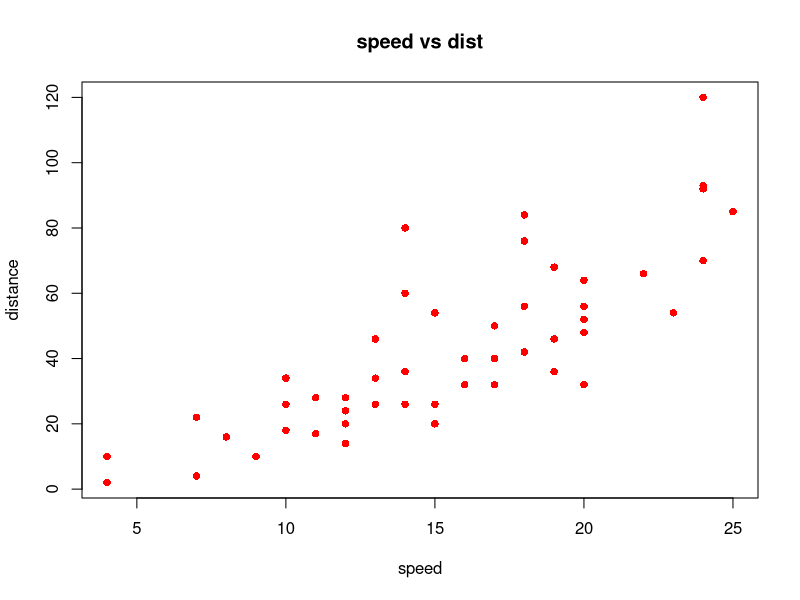
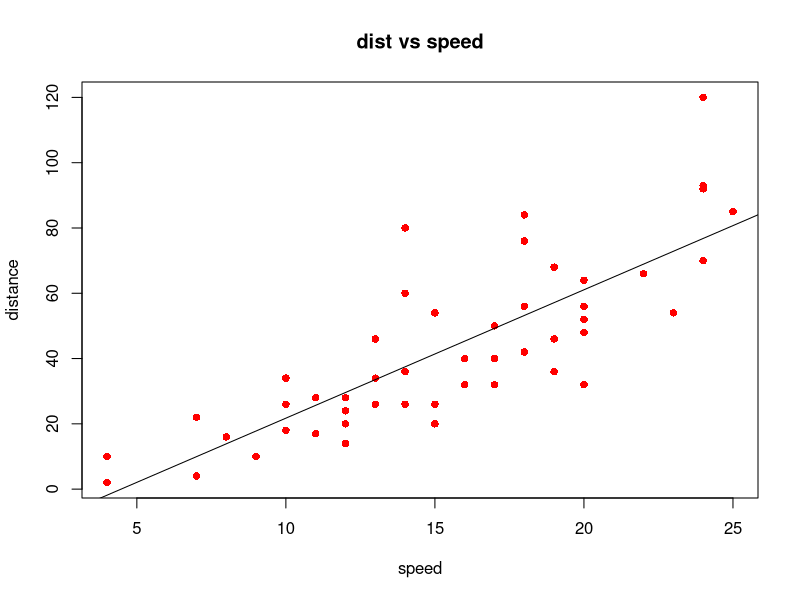

The R script that drew these images, in order:
#to view the dataset built-in called cars in another tab

#1. Basic R dataset commands 
View(cars) #the cars dataset is what we will be using for this test

dim(cars) #gives u the row x column of the cars dataset

nrow(cars) # gives u the number of rows

ncol(cars) # gives u the number of cols

#2. this is the plot function to plot only the points on the graph
plot(dist~speed,data=cars,xlab="speed",ylab="distance",main="speed vs dist",pch=16,cex=1,col="red")
#first argument : tells u the relation between x and y so y~x or speed~dist
#dist~speed is telling between what parameters u have to draw graph

#second argument : data=cars tells u the dataset that we are using which is cars here

#third argument : xlab tells us what should be the x axis label on graph

#fourth argument : ylab tells us what should be the y axis label on graph

#fifth argument : main tells us what should be title of the graph

#sixth argument : pch tells us what should be the shape of the points on the graph
#you can change this value to anything like pch=5 etc

#seventh arugument : cex tells us the size or radius of the points u can change to this cex=6 etc

#eigth argument : col tells u what color u want the points to be

#SO IF U DONT WANT THE HARDCODED FORMULAS PLEASE JUMP TO LINE 93.
#3. SOME HARDCODED FORMULAS WHICH U CAN OPT NOT TO STUDY THESE ARE JUST FOR INFO

x<-cars$speed #this just gets all the x values or speed values from car dataset

y<-cars$dist #this just gets all the y values or distance values from car dataset

#you can opt to not know these formulas
Sxy<-sum((x-mean(x))*(y-mean(y))) #this is the sigma value for Sigma [(Xi-X')(Yi-Y')]

Sxx<-sum((x-mean(x))^2) #this is to find  Sigma [(Xi-X')^2]

Syy<-sum((y-mean(y))^2) #this is to find Sigma [(Yi-y')^2]
Syy
#c(Sxy,Sxx,Syy)

#4. so using these formula we will find the value of beta1.hat and beta0.hat
#the general formula is : y = beta0.hat + beta1.hat * x 
#beta0.hat is the y-intercept and beta1.hat is the slope or m
#In y=mx+c line here m=beta1.hat and c=beta0.hat

#value of beta1.hat from formula is beta1.hat = Sxy / Sxx
beta1.hat<-Sxy/Sxx

#value of beta0.hat from formula is beta0.hat = mean(y) - beta1.hat*mean(x)
beta0.hat<-mean(y)-beta1.hat*mean(x)

#c(beta0.hat,beta1.hat)

#5. variance estimator 
y.hat = beta0.hat + beta1.hat * x #gives the vector of all the predicted y values of our line
e = y - y.hat # gives us the difference of the observed - expected values in vector 
n = length(e) # n is the length of the dataset it was always 50
s2_e = sum(e^2) / (n - 2) #this is the value of variance


# imp: 6. This is important this will tell us how good our model is
#SST IS THE SUM OF SQUARE TOTALS , The length between the observed point from the mean of speed line
SST<-sum((y-mean(y))^2) # this is the foruma sigma[(speed-(mean(speed))^2)]

#SSR IS THE SUM OF SQUARE REGRESIONS
#SSR : THe length between the expected point which is on the line to the mean line
SSR<-sum((y.hat-mean(y))^2)

#SSE IS THE SUM OF SQUARE ERROR
#SSE IS THE DISTANCE BETWEEN the expected point and the observed point
SSE<-sum((y-y.hat)^2)

#c(SST,SSR,SSE)

# VERY VERY IMPORTANT 7. Coefficient of determination 
#the coefficient of determination is called R^2
# THIS VALUE R^2 tells us how good the model is, higher the value of R^2 the better it is
# 0 <= R^2 <= 1   higher the value of R^2 the better it is

R2<-SSR/SST # as SST comes close to SSR the model becomes more accurate.
R2
#SO R^2 gives is inference on how good the model is
#hence coefficient of determination is super important

#EVERYTHING UPTO HERE WAS HARDCODING WHICH U DONT NEED TO ACTuALLY KNOW
#U CAN IGNORE EVERYTHING ABOVE ALSO
#VERY IMP AGAIN 8. DRAWING THE BEST FIT LINEEEEE!
#We saw the below function before
plot(dist~speed,data=cars,xlab="speed",ylab="distance",main="dist vs speed",pch=16,cex=1,col="red")

#NOW USING the lm function
stop_dist_model<-lm(dist~speed,data=cars)
#first argument : again takes the relation y~x or between what parameters u want to plot
#in this case its dist vs speed
#second argument : takes whats the data set in this case its cars

#ANDS THATS ALL


stop_dist_model
#so this will give u the value of model which contains the intercept and slop

#!!!!!!!!!!!!TO DRAW THE LINE OF BEST FITTTTTTTTT!!!!!!!!!!
abline(stop_dist_model) #abline takes the intercept and slope to draw the graph
#THIS DRAWS UR GRAPH AND THIS IS THE MOST IMPORTANT THING U NEED TO KNOW

#TO FIND beta1.hat and beta0.hat
#stop_dist_model$coefficients : this contains vector of beta1.hat and beta0.hat
#vector indices start from 1 in R.
beta1.hat<-stop_dist_model$coefficients[1] #this is done in just 1 line of code
beta0.hat<-stop_dist_model$coefficients[2] # 
c(beta1.hat,beta0.hat)

#TO CALCULATE THE SST,SSR,SSE
SSE<-sum((fitted(stop_dist_model)-cars$dist)^2) #SSE VALUE
SSR<-sum((fitted(stop_dist_model)-mean(cars$dist))^2) #SSR VALUE
SST<-SSE+SSR # SST
SST


R2<-SSR/SST #THIS GIVES U HOW GOOD THE MODEL IS 
R2 #HIGHER THE VALUE the BETTER IT IS




